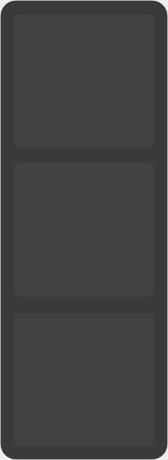
<?xml version="1.0" encoding="UTF-8"?>
<ui version="4.0">
 <class>main_widget</class>
 <widget class="QWidget" name="main_widget">
  <property name="geometry">
   <rect>
    <x>0</x>
    <y>0</y>
    <width>168</width>
    <height>460</height>
   </rect>
  </property>
  <property name="minimumSize">
   <size>
    <width>100</width>
    <height>460</height>
   </size>
  </property>
  <property name="maximumSize">
   <size>
    <width>168</width>
    <height>460</height>
   </size>
  </property>
  <property name="windowTitle">
   <string/>
  </property>
  <layout class="QVBoxLayout" name="vlayout_main_widget">
   <property name="spacing">
    <number>0</number>
   </property>
   <property name="leftMargin">
    <number>0</number>
   </property>
   <property name="topMargin">
    <number>0</number>
   </property>
   <property name="rightMargin">
    <number>0</number>
   </property>
   <property name="bottomMargin">
    <number>0</number>
   </property>
   <item>
    <widget class="QFrame" name="background_frame">
     <property name="styleSheet">
      <string notr="true">QFrame#background_frame {
border-radius: 16px;
border: 1px solid rgba(255, 255, 255, 30);
background: rgba(42, 42, 42, 235);
}
QFrame#background_inner_frame {
border-radius: 10px;
background: transparent;
}
QFrame#background_inner_frame QToolButton {
margin: 3px;
padding: 4px 10px 5px 10px;
border-radius: 5px;
background: rgba(255, 255, 255, 10);
}
QFrame#background_inner_frame QToolButton:hover {
background: rgba(255, 255, 255, 15);
}
QFrame#background_inner_frame QToolButton:pressed {
background: rgba(255, 255, 255, 5);
}</string>
     </property>
     <layout class="QVBoxLayout" name="vlayout_background_frame">
      <property name="spacing">
       <number>0</number>
      </property>
      <property name="leftMargin">
       <number>10</number>
      </property>
      <property name="topMargin">
       <number>10</number>
      </property>
      <property name="rightMargin">
       <number>10</number>
      </property>
      <property name="bottomMargin">
       <number>10</number>
      </property>
      <item>
       <widget class="QFrame" name="background_inner_frame">
        <property name="styleSheet">
         <string notr="true"/>
        </property>
        <layout class="QVBoxLayout" name="vlayout_background_inner_frame">
         <property name="spacing">
          <number>10</number>
         </property>
         <property name="leftMargin">
          <number>0</number>
         </property>
         <property name="topMargin">
          <number>0</number>
         </property>
         <property name="rightMargin">
          <number>0</number>
         </property>
         <property name="bottomMargin">
          <number>0</number>
         </property>
         <item>
          <widget class="QToolButton" name="btn_trx">
           <property name="sizePolicy">
            <sizepolicy hsizetype="Preferred" vsizetype="Preferred">
             <horstretch>0</horstretch>
             <verstretch>0</verstretch>
            </sizepolicy>
           </property>
           <property name="text">
            <string/>
           </property>
           <property name="icon">
            <iconset resource="../../../resources/resources.qrc">
             <normaloff>:/icons/icons/TokenTrx.svg</normaloff>:/icons/icons/TokenTrx.svg</iconset>
           </property>
           <property name="iconSize">
            <size>
             <width>36</width>
             <height>36</height>
            </size>
           </property>
          </widget>
         </item>
         <item>
          <widget class="QToolButton" name="btn_ton">
           <property name="sizePolicy">
            <sizepolicy hsizetype="Preferred" vsizetype="Preferred">
             <horstretch>0</horstretch>
             <verstretch>0</verstretch>
            </sizepolicy>
           </property>
           <property name="text">
            <string/>
           </property>
           <property name="icon">
            <iconset resource="../../../resources/resources.qrc">
             <normaloff>:/icons/icons/TokenTon.svg</normaloff>:/icons/icons/TokenTon.svg</iconset>
           </property>
           <property name="iconSize">
            <size>
             <width>36</width>
             <height>36</height>
            </size>
           </property>
          </widget>
         </item>
         <item>
          <widget class="QToolButton" name="btn_boosty">
           <property name="sizePolicy">
            <sizepolicy hsizetype="Preferred" vsizetype="Preferred">
             <horstretch>0</horstretch>
             <verstretch>0</verstretch>
            </sizepolicy>
           </property>
           <property name="text">
            <string/>
           </property>
           <property name="icon">
            <iconset resource="../../../resources/resources.qrc">
             <normaloff>:/icons/icons/Boosty.svg</normaloff>:/icons/icons/Boosty.svg</iconset>
           </property>
           <property name="iconSize">
            <size>
             <width>28</width>
             <height>28</height>
            </size>
           </property>
          </widget>
         </item>
        </layout>
       </widget>
      </item>
     </layout>
    </widget>
   </item>
  </layout>
 </widget>
 <resources>
  <include location="../../../resources/resources.qrc"/>
 </resources>
 <connections/>
</ui>
